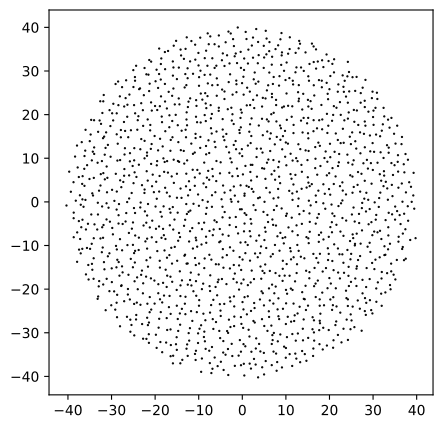

This chart was generated by the following Python code:
# Generate a Ginibre PointPattern
from structure_factor.point_processes import GinibrePointProcess
from structure_factor.spatial_windows import BallWindow

window = BallWindow(center=[0,0], radius=40) # Observation window
ginibre = GinibrePointProcess() # Ginibre process
ginibre_pp = ginibre.generate_point_pattern(window=window) # PointPattern
ginibre_pp.plot(file_name="ginibre_pp.pdf") # Plot and save the figure
